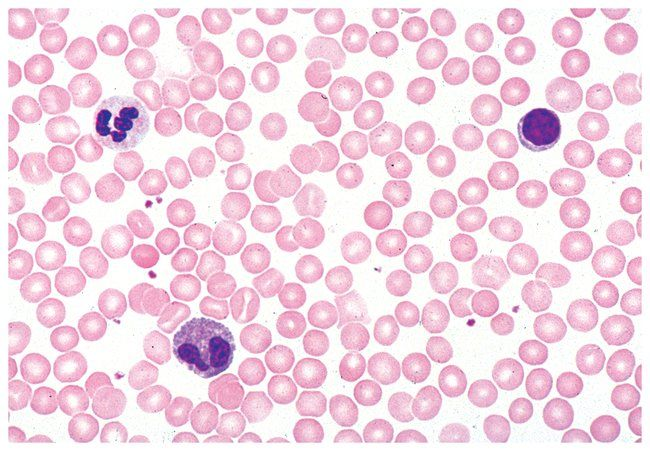
#> input picture psio/zadanie_03/blood_smear.jpg, 650 x 451 px
$ python 03.py
#> lines starting #> are read from the running program, lines starting #| are printed output that depends on the picture; after the words box and inside, x2 and y2 are one past the last pixel; in counts of white or black regions, pixels touching at a corner belong together
import matplotlib.pyplot as plt
import matplotlib.image as mpimg
import numpy as np
from skimage import io
from skimage.transform import resize, rescale
from skimage.color import rgb2gray
from skimage.filters import try_all_threshold, threshold_mean, threshold_minimum
from skimage.morphology import disk, ball
from skimage.filters.rank import maximum

img = io.imread('blood_smear.jpg')
#> img is the input picture: shape (451, 650, 3); mean R, G, B 242.3, 215.4, 228.5
img = np.array(rgb2gray(img) * 255, dtype=int)
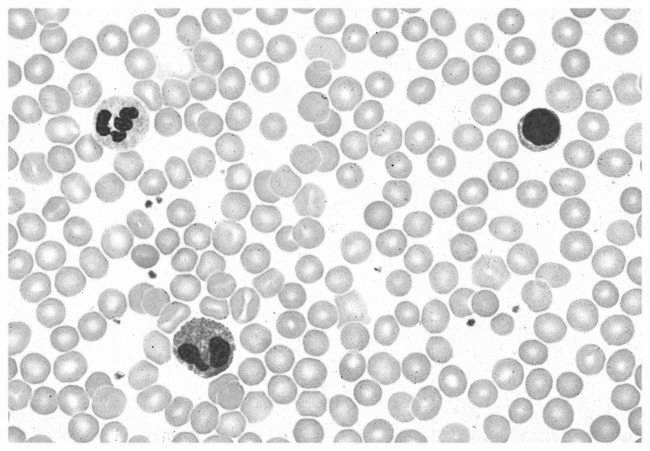
#> img: shape (451, 650) int64; min 9, max 255, mean 221.6


fig, ax = plt.subplots(figsize=(5, 5), constrained_layout=True)

thr_mean = threshold_mean(img)
#> thr_mean = 221.6
thr_min = threshold_minimum(img)
#> thr_min = 99
img_seg_mean = (img <= thr_mean) * 1
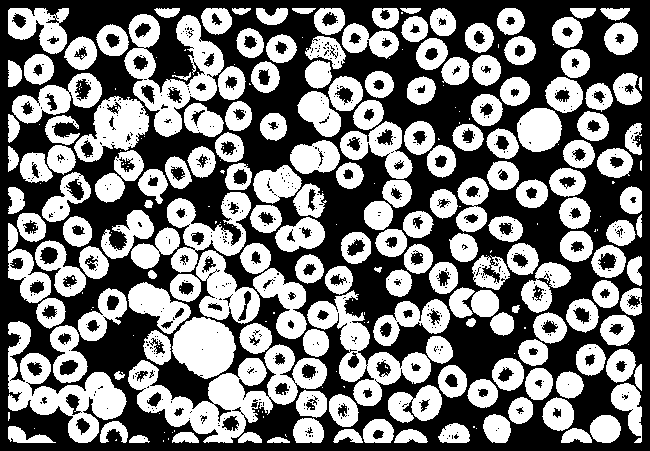
#> img_seg_mean: shape (451, 650) int64; values 0 (black) and 1 (white), 47.4% white; 318 white regions (140 under 20 px), largest, box (x1, y1, x2, y2) and area: (128, 344, 327, 443) 7277, (8, 321, 127, 443) 5087, (124, 14, 224, 137) 4966
img_seg_min = (img <= thr_min) * 1
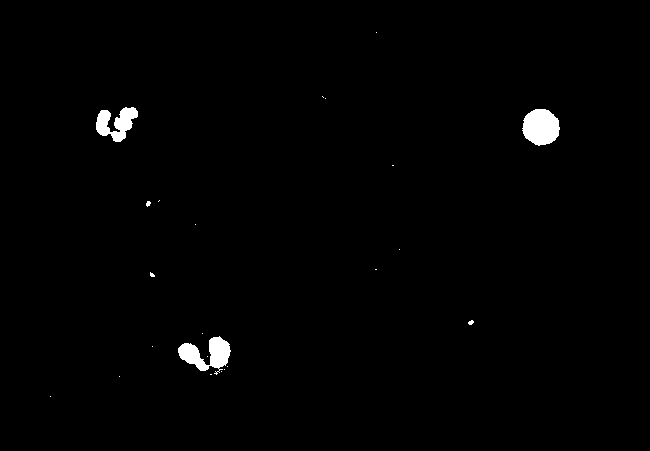
#> img_seg_min: shape (451, 650) int64; values 0 (black) and 1 (white), 1% white; 23 white regions (18 under 20 px), largest, box (x1, y1, x2, y2) and area: (522, 109, 560, 146) 1072, (178, 336, 231, 375) 1020, (96, 107, 138, 142) 821, (146, 201, 151, 207) 21, (468, 320, 474, 325) 21


img2 = np.ones((np.shape(img)[0], np.shape(img)[1], 3))
img2[img_seg_mean == 1] = [1, 0, 0]
img2[img_seg_min == 1] = [0, 0, 1]

ax.imshow(img2)
plt.show()
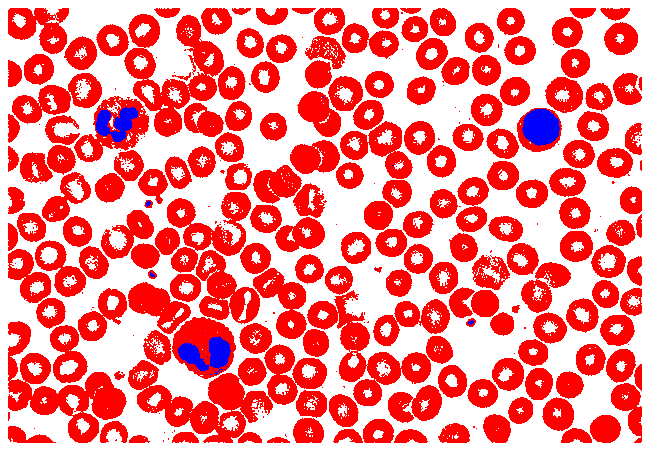
#> shown: shape (451, 650, 3) float64; mean R, G, B 0.99, 0.526, 0.536
